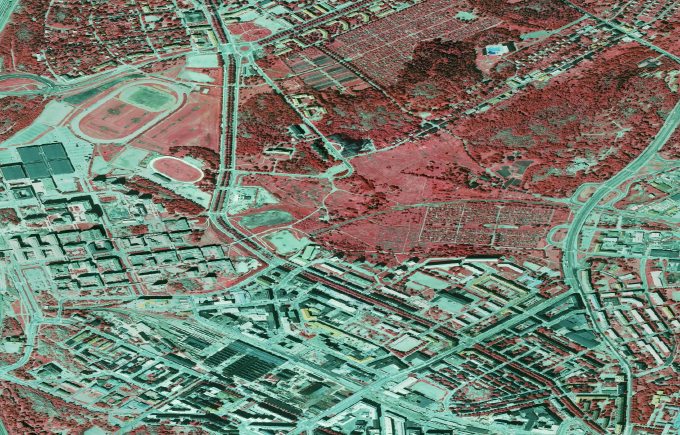
#> input picture preprocess/test.jpg, 1360 x 870 px, given as the content of the folder ../data/hel2019/, which was not available (shown at 1/2 size)
$ jupyter execute Untitled.ipynb   (shell and % lines are left out)
#> lines starting #> are read from the running program, lines starting #| are printed output that depends on the picture; pictures that were not available may be replaced by others from this repository, and a replacement may not be noted
### preprocess/linzhutils.py
import os
from pathlib import Path
import shutil
from tqdm import tqdm

def isFolderEmpty(folderPath):
    return len(os.listdir(folderPath)) == 0

# [23 lines left out: function movePairFile, not called in this run]

def checkDir(path):
    if not os.path.exists(path):
        os.makedirs(path)

# [34 lines left out: functions moveFileTo, moveFileTo, not called in this run]


def getFileListFromPattern(path, pattern):
    return Path(path).rglob(pattern)


# [20 lines left out: functions copyFileTo, printNotInstance, filesRename, not called in this run]


def getFileList(path):
    files = os.listdir(path)
    filtered_files = [f for f in files if not f.startswith('.')]
    return filtered_files

# [6 lines left out: function getAllFileList, not called in this run]


def getFolderList(path):
    return [name for name in os.listdir(path) if os.path.isdir(os.path.join(path, name))]


def getFileContent(filePath):
    with open(filePath, 'rb') as fp:
        return fp.read()

### preprocess/Untitled.ipynb
[cell 1]
import os
import argparse
from PIL import Image
import linzhutils as lu
from tqdm import tqdm

[cell 2]
def split_image(input_path, output_path, num_rows=10, num_cols=10, subimage_size=512):
    # Create output directory if it doesn't exist
    lu.checkDir(output_path)

    # Loop over all files in input directory
    for filename in tqdm(lu.getFileList(input_path)):
        if filename.endswith('.jpg') or filename.endswith('.png'):
            # Load image
            image = Image.open(os.path.join(input_path, filename))
#> image is the input picture: PIL image 1360x870 RGB; mean R, G, B 117.9, 124.9, 111.9

            # Loop over sub-images and save them
            for i in range(num_rows):
                for j in range(num_cols):
                    # Calculate coordinates of sub-image
                    left = j * subimage_size
                    top = i * subimage_size
                    right = left + subimage_size
                    bottom = top + subimage_size

                    # Crop sub-image and save it
                    subimage = image.crop((left, top, right, bottom))
                    subimage_filename = f"{filename[:-4]}_{i}_{j}.png"
                    subimage.save(os.path.join(output_path, subimage_filename))
#> this loop made 10 passes
#> pass 1, in split_image, `subimage.save(os.path.join(output_path, subimage_filename))`:
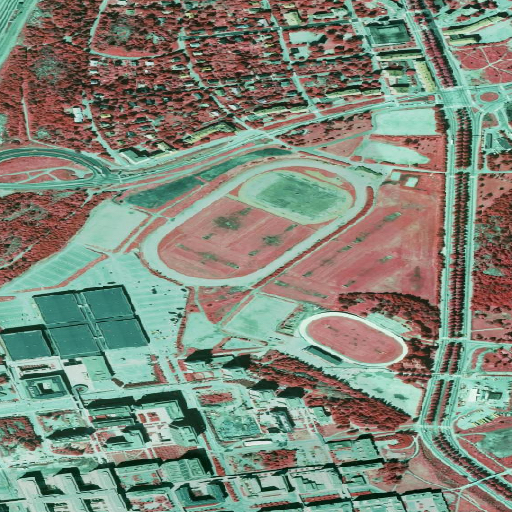
#> saved as test_0_0.png: PIL image 512x512 RGB; mean R, G, B 127.4, 135.9, 122
#> pass 1, in split_image, `subimage.save(os.path.join(output_path, subimage_filename))`:
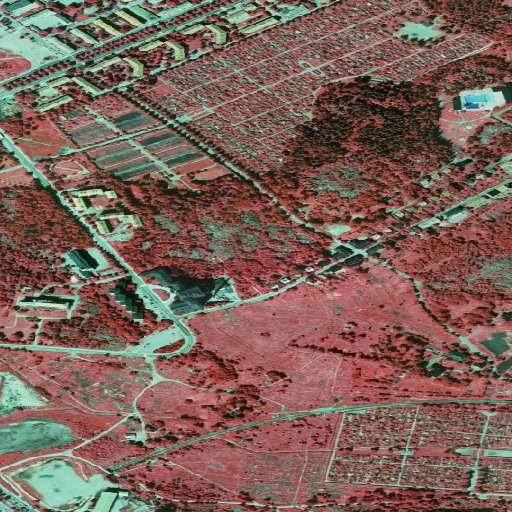
#> saved as test_0_1.png: PIL image 512x512 RGB; mean R, G, B 123.1, 97.4, 88.3
#> pass 1, in split_image, `subimage.save(os.path.join(output_path, subimage_filename))`:
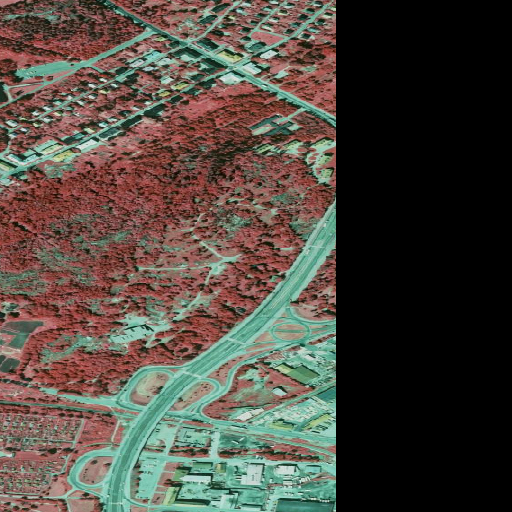
#> saved as test_0_2.png: PIL image 512x512 RGB; mean R, G, B 78.2, 71.2, 63.2
